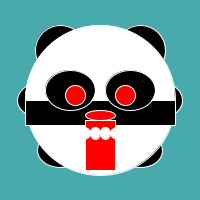
Frame 1 (no input)
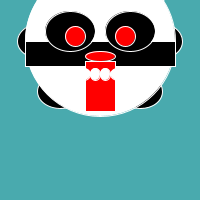
Frame 60 (the mouse pressed at the canvas centre just before this capture)
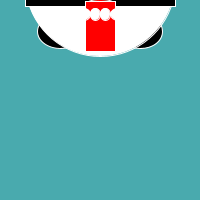
Frame 120 (the mouse held since frame 60 and released just before this capture)

The Processing sketch that drew these frames (run headless with seeded random() and noise(); from frame 60 on, the mouse is pressed at the canvas centre):

// Processing sketch: processing_122873
// ── processing_122873.pde

int monsterX;
int monsterY;

void setup() {
    size(200, 200);
    monsterX= 100;
    monsterY= 100;
}

void draw() {
  background(73, 170, 174);
  stroke(255);
  //oren L+R
  fill(0);
  ellipse(monsterX-40,monsterY-50, 50, 50);
  fill(0);
  ellipse(monsterX+40,monsterY-50, 50, 50);

  //poten
  fill(0);
  ellipse(monsterX+40,monsterY+50, 45, 35);
  fill(0);
  ellipse(monsterX-40,monsterY+50, 45, 35);

  //voorpoten
  fill(0);
  ellipse(monsterX-60,monsterY, 45, 35);
  fill(0);
  ellipse(monsterX+60,monsterY, 45, 35);



   //body
  fill(255);
  ellipse(monsterX,monsterY, 150, 150);
  fill(0);
  rect(monsterX-75,monsterY, 150, 25);
  

  //ogen L+R
  fill(0);
  ellipse(monsterX-30,monsterY-10, 50, 40);
  fill(0);
  ellipse(monsterX+30,monsterY-10, 50, 40);
  fill(255,0,0);
  ellipse(monsterX+25,monsterY-5, 20, 20);
  ellipse(monsterX-25,monsterY-5, 20, 20);


  
  //neus
  ellipse(monsterX,monsterY+15, 30, 10);
  //mond
  rect(monsterX-15,monsterY+20,30,50);
  
  

  //tanden
  fill(255);
  ellipse(monsterX-17,monsterY+33, 15, 12);
  fill(255);
  ellipse(monsterX-5, monsterY+33, 10, 12);
  fill(255);
  ellipse(monsterX+5, monsterY+33, 10, 12);
  fill(255);
  ellipse(monsterX+18, monsterY+33, 15, 12);
  
  monsterY=monsterY-1;
}
